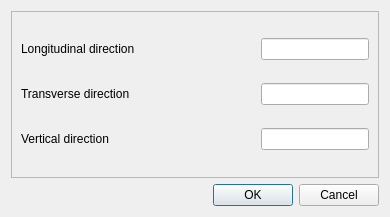
<?xml version="1.0" encoding="UTF-8"?>
<ui version="4.0">
 <class>ExtrudeEdgeDialog</class>
 <widget class="QDialog" name="ExtrudeEdgeDialog">
  <property name="geometry">
   <rect>
    <x>0</x>
    <y>0</y>
    <width>390</width>
    <height>217</height>
   </rect>
  </property>
  <property name="windowTitle">
   <string>Extrusion vector</string>
  </property>
  <layout class="QVBoxLayout" name="verticalLayout">
   <item>
    <widget class="QFrame" name="frame">
     <property name="frameShape">
      <enum>QFrame::StyledPanel</enum>
     </property>
     <property name="frameShadow">
      <enum>QFrame::Raised</enum>
     </property>
     <layout class="QVBoxLayout" name="verticalLayout_2">
      <item>
       <layout class="QHBoxLayout" name="horizontalLayout">
        <item>
         <widget class="QLabel" name="label">
          <property name="text">
           <string>Longitudinal direction</string>
          </property>
         </widget>
        </item>
        <item>
         <widget class="QLineEdit" name="xLineEdit">
          <property name="sizePolicy">
           <sizepolicy hsizetype="Fixed" vsizetype="Fixed">
            <horstretch>0</horstretch>
            <verstretch>0</verstretch>
           </sizepolicy>
          </property>
         </widget>
        </item>
       </layout>
      </item>
      <item>
       <layout class="QHBoxLayout" name="horizontalLayout_2">
        <item>
         <widget class="QLabel" name="label_2">
          <property name="text">
           <string>Transverse direction</string>
          </property>
         </widget>
        </item>
        <item>
         <widget class="QLineEdit" name="yLineEdit">
          <property name="sizePolicy">
           <sizepolicy hsizetype="Fixed" vsizetype="Fixed">
            <horstretch>0</horstretch>
            <verstretch>0</verstretch>
           </sizepolicy>
          </property>
         </widget>
        </item>
       </layout>
      </item>
      <item>
       <layout class="QHBoxLayout" name="horizontalLayout_3">
        <item>
         <widget class="QLabel" name="label_3">
          <property name="text">
           <string>Vertical direction</string>
          </property>
         </widget>
        </item>
        <item>
         <widget class="QLineEdit" name="zLineEdit">
          <property name="sizePolicy">
           <sizepolicy hsizetype="Fixed" vsizetype="Fixed">
            <horstretch>0</horstretch>
            <verstretch>0</verstretch>
           </sizepolicy>
          </property>
         </widget>
        </item>
       </layout>
      </item>
     </layout>
    </widget>
   </item>
   <item>
    <widget class="QDialogButtonBox" name="buttonBox">
     <property name="orientation">
      <enum>Qt::Horizontal</enum>
     </property>
     <property name="standardButtons">
      <set>QDialogButtonBox::Cancel|QDialogButtonBox::Ok</set>
     </property>
    </widget>
   </item>
  </layout>
 </widget>
 <resources/>
 <connections>
  <connection>
   <sender>buttonBox</sender>
   <signal>accepted()</signal>
   <receiver>ExtrudeEdgeDialog</receiver>
   <slot>accept()</slot>
   <hints>
    <hint type="sourcelabel">
     <x>248</x>
     <y>254</y>
    </hint>
    <hint type="destinationlabel">
     <x>157</x>
     <y>274</y>
    </hint>
   </hints>
  </connection>
  <connection>
   <sender>buttonBox</sender>
   <signal>rejected()</signal>
   <receiver>ExtrudeEdgeDialog</receiver>
   <slot>reject()</slot>
   <hints>
    <hint type="sourcelabel">
     <x>316</x>
     <y>260</y>
    </hint>
    <hint type="destinationlabel">
     <x>286</x>
     <y>274</y>
    </hint>
   </hints>
  </connection>
 </connections>
</ui>
